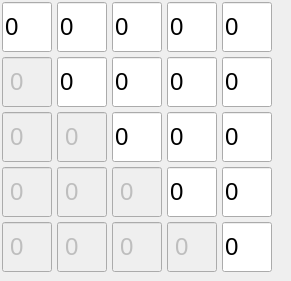
   <widget class="QFrame" name="mainFrame">
    <property name="geometry">
     <rect>
      <x>200</x>
      <y>55</y>
      <width>291</width>
      <height>281</height>
     </rect>
    </property>
    <property name="frameShape">
     <enum>QFrame::NoFrame</enum>
    </property>
    <property name="frameShadow">
     <enum>QFrame::Raised</enum>
    </property>
    <widget class="QLineEdit" name="mInp2_1">
     <property name="enabled">
      <bool>false</bool>
     </property>
     <property name="geometry">
      <rect>
       <x>2</x>
       <y>57</y>
       <width>50</width>
       <height>50</height>
      </rect>
     </property>
     <property name="minimumSize">
      <size>
       <width>50</width>
       <height>50</height>
      </size>
     </property>
     <property name="maximumSize">
      <size>
       <width>50</width>
       <height>50</height>
      </size>
     </property>
     <property name="font">
      <font>
       <pointsize>18</pointsize>
       <italic>false</italic>
      </font>
     </property>
     <property name="inputMask">
      <string>####</string>
     </property>
     <property name="text">
      <string>0</string>
     </property>
     <property name="maxLength">
      <number>4</number>
     </property>
     <property name="frame">
      <bool>true</bool>
     </property>
     <property name="cursorPosition">
      <number>0</number>
     </property>
     <property name="alignment">
      <set>Qt::AlignCenter</set>
     </property>
    </widget>
    <widget class="QLineEdit" name="mInp1_2">
     <property name="geometry">
      <rect>
       <x>57</x>
       <y>2</y>
       <width>50</width>
       <height>50</height>
      </rect>
     </property>
     <property name="minimumSize">
      <size>
       <width>50</width>
       <height>50</height>
      </size>
     </property>
     <property name="maximumSize">
      <size>
       <width>50</width>
       <height>50</height>
      </size>
     </property>
     <property name="font">
      <font>
       <pointsize>18</pointsize>
      </font>
     </property>
     <property name="inputMask">
      <string>####</string>
     </property>
     <property name="text">
      <string>0</string>
     </property>
     <property name="maxLength">
      <number>4</number>
     </property>
     <property name="frame">
      <bool>true</bool>
     </property>
     <property name="cursorPosition">
      <number>0</number>
     </property>
    </widget>
    <widget class="QLineEdit" name="mInp2_2">
     <property name="geometry">
      <rect>
       <x>57</x>
       <y>57</y>
       <width>50</width>
       <height>50</height>
      </rect>
     </property>
     <property name="minimumSize">
      <size>
       <width>50</width>
       <height>50</height>
      </size>
     </property>
     <property name="maximumSize">
      <size>
       <width>50</width>
       <height>50</height>
      </size>
     </property>
     <property name="font">
      <font>
       <pointsize>18</pointsize>
      </font>
     </property>
     <property name="inputMask">
      <string>####</string>
     </property>
     <property name="text">
      <string>0</string>
     </property>
     <property name="maxLength">
      <number>4</number>
     </property>
     <property name="frame">
      <bool>true</bool>
     </property>
     <property name="cursorPosition">
      <number>0</number>
     </property>
    </widget>
    <widget class="QLineEdit" name="mInp1_1">
     <property name="geometry">
      <rect>
       <x>2</x>
       <y>2</y>
       <width>50</width>
       <height>50</height>
      </rect>
     </property>
     <property name="minimumSize">
      <size>
       <width>50</width>
       <height>50</height>
      </size>
     </property>
     <property name="maximumSize">
      <size>
       <width>50</width>
       <height>50</height>
      </size>
     </property>
     <property name="font">
      <font>
       <pointsize>18</pointsize>
      </font>
     </property>
     <property name="inputMask">
      <string>####</string>
     </property>
     <property name="text">
      <string>0</string>
     </property>
     <property name="maxLength">
      <number>4</number>
     </property>
     <property name="frame">
      <bool>true</bool>
     </property>
     <property name="cursorPosition">
      <number>0</number>
     </property>
    </widget>
    <widget class="QFrame" name="frame_3">
     <property name="geometry">
      <rect>
       <x>0</x>
       <y>0</y>
       <width>171</width>
       <height>171</height>
      </rect>
     </property>
     <widget class="QLineEdit" name="mInp2_3">
      <property name="geometry">
       <rect>
        <x>112</x>
        <y>57</y>
        <width>50</width>
        <height>50</height>
       </rect>
      </property>
      <property name="minimumSize">
       <size>
        <width>50</width>
        <height>50</height>
       </size>
      </property>
      <property name="maximumSize">
       <size>
        <width>50</width>
        <height>50</height>
       </size>
      </property>
      <property name="font">
       <font>
        <pointsize>18</pointsize>
       </font>
      </property>
      <property name="inputMask">
       <string>####</string>
      </property>
      <property name="text">
       <string>0</string>
      </property>
      <property name="maxLength">
       <number>4</number>
      </property>
      <property name="frame">
       <bool>true</bool>
      </property>
      <property name="cursorPosition">
       <number>4</number>
      </property>
     </widget>
     <widget class="QLineEdit" name="mInp1_3">
      <property name="geometry">
       <rect>
        <x>112</x>
        <y>2</y>
        <width>50</width>
        <height>50</height>
       </rect>
      </property>
      <property name="minimumSize">
       <size>
        <width>50</width>
        <height>50</height>
       </size>
      </property>
      <property name="maximumSize">
       <size>
        <width>50</width>
        <height>50</height>
       </size>
      </property>
      <property name="font">
       <font>
        <pointsize>18</pointsize>
       </font>
      </property>
      <property name="inputMask">
       <string>####</string>
      </property>
      <property name="text">
       <string>0</string>
      </property>
      <property name="maxLength">
       <number>4</number>
      </property>
      <property name="frame">
       <bool>true</bool>
      </property>
      <property name="cursorPosition">
       <number>4</number>
      </property>
     </widget>
     <widget class="QLineEdit" name="mInp3_2">
      <property name="enabled">
       <bool>false</bool>
      </property>
      <property name="geometry">
       <rect>
        <x>57</x>
        <y>112</y>
        <width>50</width>
        <height>50</height>
       </rect>
      </property>
      <property name="minimumSize">
       <size>
        <width>50</width>
        <height>50</height>
       </size>
      </property>
      <property name="maximumSize">
       <size>
        <width>50</width>
        <height>50</height>
       </size>
      </property>
      <property name="font">
       <font>
        <pointsize>18</pointsize>
        <italic>false</italic>
       </font>
      </property>
      <property name="inputMask">
       <string>####</string>
      </property>
      <property name="text">
       <string>0</string>
      </property>
      <property name="maxLength">
       <number>4</number>
      </property>
      <property name="frame">
       <bool>true</bool>
      </property>
      <property name="cursorPosition">
       <number>4</number>
      </property>
      <property name="alignment">
       <set>Qt::AlignCenter</set>
      </property>
     </widget>
     <widget class="QLineEdit" name="mInp3_1">
      <property name="enabled">
       <bool>false</bool>
      </property>
      <property name="geometry">
       <rect>
        <x>2</x>
        <y>112</y>
        <width>50</width>
        <height>50</height>
       </rect>
      </property>
      <property name="minimumSize">
       <size>
        <width>50</width>
        <height>50</height>
       </size>
      </property>
      <property name="maximumSize">
       <size>
        <width>50</width>
        <height>50</height>
       </size>
      </property>
      <property name="font">
       <font>
        <pointsize>18</pointsize>
        <italic>false</italic>
       </font>
      </property>
      <property name="inputMask">
       <string>####</string>
      </property>
      <property name="text">
       <string>0</string>
      </property>
      <property name="maxLength">
       <number>4</number>
      </property>
      <property name="frame">
       <bool>true</bool>
      </property>
      <property name="cursorPosition">
       <number>4</number>
      </property>
      <property name="alignment">
       <set>Qt::AlignCenter</set>
      </property>
     </widget>
     <widget class="QLineEdit" name="mInp3_3">
      <property name="geometry">
       <rect>
        <x>112</x>
        <y>112</y>
        <width>50</width>
        <height>50</height>
       </rect>
      </property>
      <property name="minimumSize">
       <size>
        <width>50</width>
        <height>50</height>
       </size>
      </property>
      <property name="maximumSize">
       <size>
        <width>50</width>
        <height>50</height>
       </size>
      </property>
      <property name="font">
       <font>
        <pointsize>18</pointsize>
       </font>
      </property>
      <property name="inputMask">
       <string>####</string>
      </property>
      <property name="text">
       <string>0</string>
      </property>
      <property name="maxLength">
       <number>4</number>
      </property>
      <property name="frame">
       <bool>true</bool>
      </property>
      <property name="cursorPosition">
       <number>4</number>
      </property>
     </widget>
    </widget>
    <widget class="QFrame" name="frame_4">
     <property name="geometry">
      <rect>
       <x>0</x>
       <y>0</y>
       <width>231</width>
       <height>231</height>
      </rect>
     </property>
     <widget class="QLineEdit" name="mInp4_3">
      <property name="enabled">
       <bool>false</bool>
      </property>
      <property name="geometry">
       <rect>
        <x>112</x>
        <y>167</y>
        <width>50</width>
        <height>50</height>
       </rect>
      </property>
      <property name="minimumSize">
       <size>
        <width>50</width>
        <height>50</height>
       </size>
      </property>
      <property name="maximumSize">
       <size>
        <width>50</width>
        <height>50</height>
       </size>
      </property>
      <property name="font">
       <font>
        <pointsize>18</pointsize>
        <italic>false</italic>
       </font>
      </property>
      <property name="inputMask">
       <string>####</string>
      </property>
      <property name="text">
       <string>0</string>
      </property>
      <property name="maxLength">
       <number>4</number>
      </property>
      <property name="frame">
       <bool>true</bool>
      </property>
      <property name="cursorPosition">
       <number>0</number>
      </property>
      <property name="alignment">
       <set>Qt::AlignCenter</set>
      </property>
     </widget>
     <widget class="QLineEdit" name="mInp3_4">
      <property name="geometry">
       <rect>
        <x>167</x>
        <y>112</y>
        <width>50</width>
        <height>50</height>
       </rect>
      </property>
      <property name="minimumSize">
       <size>
        <width>50</width>
        <height>50</height>
       </size>
      </property>
      <property name="maximumSize">
       <size>
        <width>50</width>
        <height>50</height>
       </size>
      </property>
      <property name="font">
       <font>
        <pointsize>18</pointsize>
       </font>
      </property>
      <property name="inputMask">
       <string>####</string>
      </property>
      <property name="text">
       <string>0</string>
      </property>
      <property name="maxLength">
       <number>4</number>
      </property>
      <property name="frame">
       <bool>true</bool>
      </property>
      <property name="cursorPosition">
       <number>0</number>
      </property>
     </widget>
     <widget class="QLineEdit" name="mInp4_4">
      <property name="geometry">
       <rect>
        <x>167</x>
        <y>167</y>
        <width>50</width>
        <height>50</height>
       </rect>
      </property>
      <property name="minimumSize">
       <size>
        <width>50</width>
        <height>50</height>
       </size>
      </property>
      <property name="maximumSize">
       <size>
        <width>50</width>
        <height>50</height>
       </size>
      </property>
      <property name="font">
       <font>
        <pointsize>18</pointsize>
       </font>
      </property>
      <property name="inputMask">
       <string>####</string>
      </property>
      <property name="text">
       <string>0</string>
      </property>
      <property name="maxLength">
       <number>4</number>
      </property>
      <property name="frame">
       <bool>true</bool>
      </property>
      <property name="cursorPosition">
       <number>0</number>
      </property>
     </widget>
     <widget class="QLineEdit" name="mInp2_4">
      <property name="geometry">
       <rect>
        <x>167</x>
        <y>57</y>
        <width>50</width>
        <height>50</height>
       </rect>
      </property>
      <property name="minimumSize">
       <size>
        <width>50</width>
        <height>50</height>
       </size>
      </property>
      <property name="maximumSize">
       <size>
        <width>50</width>
        <height>50</height>
       </size>
      </property>
      <property name="font">
       <font>
        <pointsize>18</pointsize>
       </font>
      </property>
      <property name="inputMask">
       <string>####</string>
      </property>
      <property name="text">
       <string>0</string>
      </property>
      <property name="maxLength">
       <number>4</number>
      </property>
      <property name="frame">
       <bool>true</bool>
      </property>
      <property name="cursorPosition">
       <number>0</number>
      </property>
     </widget>
     <widget class="QLineEdit" name="mInp1_4">
      <property name="geometry">
       <rect>
        <x>167</x>
        <y>2</y>
        <width>50</width>
        <height>50</height>
       </rect>
      </property>
      <property name="minimumSize">
       <size>
        <width>50</width>
        <height>50</height>
       </size>
      </property>
      <property name="maximumSize">
       <size>
        <width>50</width>
        <height>50</height>
       </size>
      </property>
      <property name="font">
       <font>
        <pointsize>18</pointsize>
       </font>
      </property>
      <property name="inputMask">
       <string>####</string>
      </property>
      <property name="text">
       <string>0</string>
      </property>
      <property name="maxLength">
       <number>4</number>
      </property>
      <property name="frame">
       <bool>true</bool>
      </property>
      <property name="cursorPosition">
       <number>0</number>
      </property>
     </widget>
     <widget class="QLineEdit" name="mInp4_2">
      <property name="enabled">
       <bool>false</bool>
      </property>
      <property name="geometry">
       <rect>
        <x>57</x>
        <y>167</y>
        <width>50</width>
        <height>50</height>
       </rect>
      </property>
      <property name="minimumSize">
       <size>
        <width>50</width>
        <height>50</height>
       </size>
      </property>
      <property name="maximumSize">
       <size>
        <width>50</width>
        <height>50</height>
       </size>
      </property>
      <property name="font">
       <font>
        <pointsize>18</pointsize>
        <italic>false</italic>
       </font>
      </property>
      <property name="inputMask">
       <string>####</string>
      </property>
      <property name="text">
       <string>0</string>
      </property>
      <property name="maxLength">
       <number>4</number>
      </property>
      <property name="frame">
       <bool>true</bool>
      </property>
      <property name="cursorPosition">
       <number>0</number>
      </property>
      <property name="alignment">
       <set>Qt::AlignCenter</set>
      </property>
     </widget>
     <widget class="QLineEdit" name="mInp4_1">
      <property name="enabled">
       <bool>false</bool>
      </property>
      <property name="geometry">
       <rect>
        <x>2</x>
        <y>167</y>
        <width>50</width>
        <height>50</height>
       </rect>
      </property>
      <property name="minimumSize">
       <size>
        <width>50</width>
        <height>50</height>
       </size>
      </property>
      <property name="maximumSize">
       <size>
        <width>50</width>
        <height>50</height>
       </size>
      </property>
      <property name="font">
       <font>
        <pointsize>18</pointsize>
        <italic>false</italic>
       </font>
      </property>
      <property name="inputMask">
       <string>####</string>
      </property>
      <property name="text">
       <string>0</string>
      </property>
      <property name="maxLength">
       <number>4</number>
      </property>
      <property name="frame">
       <bool>true</bool>
      </property>
      <property name="cursorPosition">
       <number>0</number>
      </property>
      <property name="alignment">
       <set>Qt::AlignCenter</set>
      </property>
     </widget>
    </widget>
    <widget class="QFrame" name="frame_5">
     <property name="geometry">
      <rect>
       <x>0</x>
       <y>0</y>
       <width>281</width>
       <height>281</height>
      </rect>
     </property>
     <property name="autoFillBackground">
      <bool>false</bool>
     </property>
     <widget class="QLineEdit" name="mInp4_5">
      <property name="geometry">
       <rect>
        <x>222</x>
        <y>167</y>
        <width>50</width>
        <height>50</height>
       </rect>
      </property>
      <property name="minimumSize">
       <size>
        <width>50</width>
        <height>50</height>
       </size>
      </property>
      <property name="maximumSize">
       <size>
        <width>50</width>
        <height>50</height>
       </size>
      </property>
      <property name="font">
       <font>
        <pointsize>18</pointsize>
       </font>
      </property>
      <property name="inputMask">
       <string>####</string>
      </property>
      <property name="text">
       <string>0</string>
      </property>
      <property name="maxLength">
       <number>4</number>
      </property>
      <property name="frame">
       <bool>true</bool>
      </property>
      <property name="cursorPosition">
       <number>0</number>
      </property>
     </widget>
     <widget class="QLineEdit" name="mInp2_5">
      <property name="geometry">
       <rect>
        <x>222</x>
        <y>57</y>
        <width>50</width>
        <height>50</height>
       </rect>
      </property>
      <property name="minimumSize">
       <size>
        <width>50</width>
        <height>50</height>
       </size>
      </property>
      <property name="maximumSize">
       <size>
        <width>50</width>
        <height>50</height>
       </size>
      </property>
      <property name="font">
       <font>
        <pointsize>18</pointsize>
       </font>
      </property>
      <property name="inputMask">
       <string>####</string>
      </property>
      <property name="text">
       <string>0</string>
      </property>
      <property name="maxLength">
       <number>4</number>
      </property>
      <property name="frame">
       <bool>true</bool>
      </property>
      <property name="cursorPosition">
       <number>0</number>
      </property>
     </widget>
     <widget class="QLineEdit" name="mInp1_5">
      <property name="geometry">
       <rect>
        <x>222</x>
        <y>2</y>
        <width>50</width>
        <height>50</height>
       </rect>
      </property>
      <property name="minimumSize">
       <size>
        <width>50</width>
        <height>50</height>
       </size>
      </property>
      <property name="maximumSize">
       <size>
        <width>50</width>
        <height>50</height>
       </size>
      </property>
      <property name="font">
       <font>
        <pointsize>18</pointsize>
       </font>
      </property>
      <property name="inputMask">
       <string>####</string>
      </property>
      <property name="text">
       <string>0</string>
      </property>
      <property name="maxLength">
       <number>4</number>
      </property>
      <property name="frame">
       <bool>true</bool>
      </property>
      <property name="cursorPosition">
       <number>0</number>
      </property>
     </widget>
     <widget class="QLineEdit" name="mInp5_2">
      <property name="enabled">
       <bool>false</bool>
      </property>
      <property name="geometry">
       <rect>
        <x>57</x>
        <y>222</y>
        <width>50</width>
        <height>50</height>
       </rect>
      </property>
      <property name="minimumSize">
       <size>
        <width>50</width>
        <height>50</height>
       </size>
      </property>
      <property name="maximumSize">
       <size>
        <width>50</width>
        <height>50</height>
       </size>
      </property>
      <property name="font">
       <font>
        <pointsize>18</pointsize>
        <italic>false</italic>
       </font>
      </property>
      <property name="inputMask">
       <string>####</string>
      </property>
      <property name="text">
       <string>0</string>
      </property>
      <property name="maxLength">
       <number>4</number>
      </property>
      <property name="frame">
       <bool>true</bool>
      </property>
      <property name="cursorPosition">
       <number>0</number>
      </property>
      <property name="alignment">
       <set>Qt::AlignCenter</set>
      </property>
     </widget>
     <widget class="QLineEdit" name="mInp5_5">
      <property name="geometry">
       <rect>
        <x>222</x>
        <y>222</y>
        <width>50</width>
        <height>50</height>
       </rect>
      </property>
      <property name="minimumSize">
       <size>
        <width>50</width>
        <height>50</height>
       </size>
      </property>
      <property name="maximumSize">
       <size>
        <width>50</width>
        <height>50</height>
       </size>
      </property>
      <property name="font">
       <font>
        <pointsize>18</pointsize>
       </font>
      </property>
      <property name="inputMask">
       <string>####</string>
      </property>
      <property name="text">
       <string>0</string>
      </property>
      <property name="maxLength">
       <number>4</number>
      </property>
      <property name="frame">
       <bool>true</bool>
      </property>
      <property name="cursorPosition">
       <number>0</number>
      </property>
     </widget>
     <widget class="QLineEdit" name="mInp5_3">
      <property name="enabled">
       <bool>false</bool>
      </property>
      <property name="geometry">
       <rect>
        <x>112</x>
        <y>222</y>
        <width>50</width>
        <height>50</height>
       </rect>
      </property>
      <property name="minimumSize">
       <size>
        <width>50</width>
        <height>50</height>
       </size>
      </property>
      <property name="maximumSize">
       <size>
        <width>50</width>
        <height>50</height>
       </size>
      </property>
      <property name="font">
       <font>
        <pointsize>18</pointsize>
        <italic>false</italic>
       </font>
      </property>
      <property name="inputMask">
       <string>####</string>
      </property>
      <property name="text">
       <string>0</string>
      </property>
      <property name="maxLength">
       <number>4</number>
      </property>
      <property name="frame">
       <bool>true</bool>
      </property>
      <property name="cursorPosition">
       <number>0</number>
      </property>
      <property name="alignment">
       <set>Qt::AlignCenter</set>
      </property>
     </widget>
     <widget class="QLineEdit" name="mInp5_1">
      <property name="enabled">
       <bool>false</bool>
      </property>
      <property name="geometry">
       <rect>
        <x>2</x>
        <y>222</y>
        <width>50</width>
        <height>50</height>
       </rect>
      </property>
      <property name="minimumSize">
       <size>
        <width>50</width>
        <height>50</height>
       </size>
      </property>
      <property name="maximumSize">
       <size>
        <width>50</width>
        <height>50</height>
       </size>
      </property>
      <property name="font">
       <font>
        <pointsize>18</pointsize>
        <italic>false</italic>
       </font>
      </property>
      <property name="inputMask">
       <string>####</string>
      </property>
      <property name="text">
       <string>0</string>
      </property>
      <property name="maxLength">
       <number>4</number>
      </property>
      <property name="frame">
       <bool>true</bool>
      </property>
      <property name="cursorPosition">
       <number>0</number>
      </property>
      <property name="alignment">
       <set>Qt::AlignCenter</set>
      </property>
     </widget>
     <widget class="QLineEdit" name="mInp5_4">
      <property name="enabled">
       <bool>false</bool>
      </property>
      <property name="geometry">
       <rect>
        <x>167</x>
        <y>222</y>
        <width>50</width>
        <height>50</height>
       </rect>
      </property>
      <property name="minimumSize">
       <size>
        <width>50</width>
        <height>50</height>
       </size>
      </property>
      <property name="maximumSize">
       <size>
        <width>50</width>
        <height>50</height>
       </size>
      </property>
      <property name="font">
       <font>
        <pointsize>18</pointsize>
        <italic>false</italic>
       </font>
      </property>
      <property name="inputMask">
       <string>####</string>
      </property>
      <property name="text">
       <string>0</string>
      </property>
      <property name="maxLength">
       <number>4</number>
      </property>
      <property name="frame">
       <bool>true</bool>
      </property>
      <property name="cursorPosition">
       <number>0</number>
      </property>
      <property name="alignment">
       <set>Qt::AlignCenter</set>
      </property>
     </widget>
     <widget class="QLineEdit" name="mInp3_5">
      <property name="geometry">
       <rect>
        <x>222</x>
        <y>112</y>
        <width>50</width>
        <height>50</height>
       </rect>
      </property>
      <property name="minimumSize">
       <size>
        <width>50</width>
        <height>50</height>
       </size>
      </property>
      <property name="maximumSize">
       <size>
        <width>50</width>
        <height>50</height>
       </size>
      </property>
      <property name="font">
       <font>
        <pointsize>18</pointsize>
       </font>
      </property>
      <property name="inputMask">
       <string>####</string>
      </property>
      <property name="text">
       <string>0</string>
      </property>
      <property name="maxLength">
       <number>4</number>
      </property>
      <property name="frame">
       <bool>true</bool>
      </property>
      <property name="cursorPosition">
       <number>0</number>
      </property>
     </widget>
    </widget>
    <zorder>frame_5</zorder>
    <zorder>frame_4</zorder>
    <zorder>frame_3</zorder>
    <zorder>mInp2_1</zorder>
    <zorder>mInp1_2</zorder>
    <zorder>mInp2_2</zorder>
    <zorder>mInp1_1</zorder>
   </widget>
